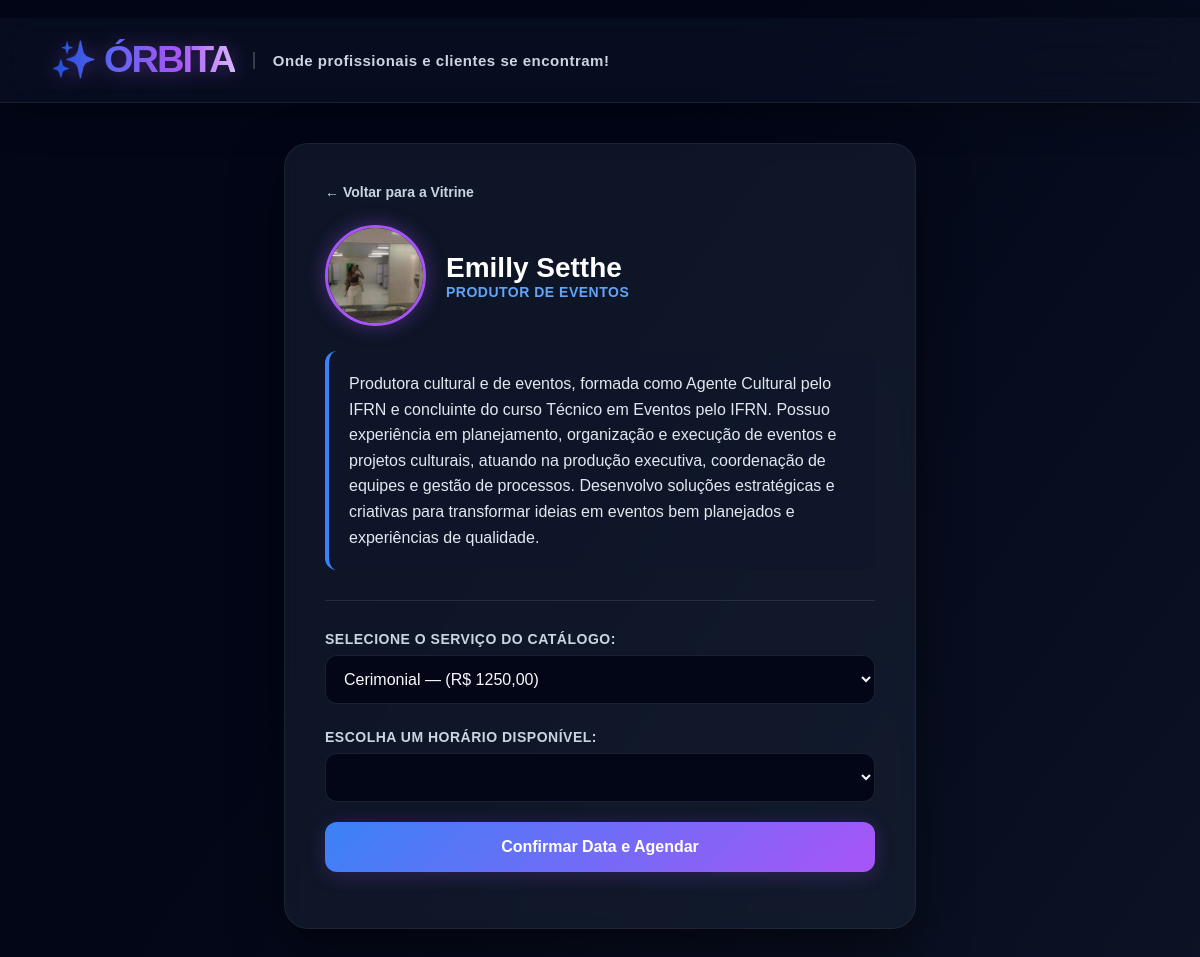
Screenshot of /profissional/2/ with the database file from the repository.
### agenda/models.py (models this page shows, shortened)
class Profissional(models.Model):
    NICHOS = [
        ('FOTO', 'Fotógrafo'),
        ('TRAN', 'Trancista'),
        ('BARB', 'Barbeiro'),
        ('EVEN', 'Produtor de Eventos'),
        ('NAIL', 'Nail Designer'),
        ('SERR', 'Trio Pé de Serra'),
    ]
    nome = models.CharField(max_length=100)
    nicho = models.CharField(max_length=4, choices=NICHOS)
    foto = models.ImageField(upload_to='profissionais/', blank=True, null=True, help_text="Suba a foto do profissional")
    whatsapp = models.CharField(max_length=15, help_text="Ex: 5584999999999")
    bio = models.TextField()

### agenda/views.py (the view, shortened to what this page needs)
# urls.py: path('profissional/<int:profissional_id>/', views.perfil_profissional, name='perfil_profissional'),
def perfil_profissional(request, profissional_id):
    profissional = get_object_or_404(Profissional, pk=profissional_id)
    servicos = profissional.servicos.all()
    horarios = profissional.horarios.filter(disponivel=True) # Mude para profissional se estiver errado
    whatsapp_link = None
    return render(request, 'agenda/perfil.html', {
        'profissional': profissional,
        'servicos': servicos,
        'horarios': horarios,
        'whatsapp_link': whatsapp_link
    })

### agenda/templates/agenda/perfil.html (shortened to what this page needs)
﻿<!DOCTYPE html>
<html lang="pt-br">
<head>
</head>
<body>
    <nav class="navbar">
        <div class="navbar-container">
            <a href="/" class="brand-name">✨ ÓRBITA</a>
            <span class="brand-sub">Onde profissionais e clientes se encontram!</span>
        </div>
    </nav>
<div class="container">
    <a href="/" class="btn-voltar">← Voltar para a Vitrine</a>
    <div class="topo-perfil">
        {% if profissional.foto %}
            <img src="{{ profissional.foto.url }}" alt="Foto de {{ profissional.nome }}" class="perfil-avatar">
        {% else %}
            <div class="perfil-avatar-vazio">👤</div>
        {% endif %}
        <div>
            <h2>{{ profissional.nome }}</h2>
            <span style="color: #60a5fa; font-weight: 700; font-size: 14px; text-transform: uppercase; letter-spacing: 0.5px;">{{ profissional.get_nicho_display }}</span>
        </div>
    </div>
    <p class="bio">{{ profissional.bio }}</p>
    <hr style="border: 0; border-top: 1px solid rgba(255,255,255,0.1); margin: 30px 0;">
    {% if not whatsapp_link %}
    <form method="POST">
        <label>Selecione o Serviço do Catálogo:</label>
        <select name="servico" required>
            {% for s in servicos %}
            <option value="{{ s.id }}">{{ s.nome }} — (R$ {{ s.preco_base }})</option>
            {% endfor %}
        </select>
        <label>Escolha um Horário Disponível:</label>
        <select name="horario" required>
        </select>
        <button type="submit" class="btn-confirmar">Confirmar Data e Agendar</button>
    </form>
    {% endif %}
</div>
</body>
</html>

### agenda/templates/agenda/perfil.html (style rules this page uses)
body { font-family: 'Plus Jakarta Sans', sans-serif; background: linear-gradient(125deg, #020617 10%, #0f172a 30%, #1e1b4b 50%, #311042 75%, #4c0519 100%); background-size: 400% 400%; animation: aurora 20s ease infinite; margin: 0; padding: 0; color: #f8fafc; min-height: 100vh; }
.navbar { background-color: rgba(15, 23, 42, 0.45); padding: 20px 30px; border-bottom: 1px solid rgba(255, 255, 255, 0.08); margin-bottom: 40px; backdrop-filter: blur(20px); -webkit-backdrop-filter: blur(20px); box-shadow: 0 10px 40px rgba(0,0,0,0.3); }
.navbar-container { max-width: 1100px; margin: auto; display: flex; align-items: center; }
.brand-name { font-family: 'Syne', sans-serif; font-size: 38px; font-weight: 800; letter-spacing: -2px; text-decoration: none; text-transform: uppercase; font-style: normal; transform: scaleY(0.95); background: linear-gradient(to right, #1d4ed8 0%, #6366f1 35%, #a855f7 70%, #d8b4fe 100%); -webkit-background-clip: text; background-clip: text; -webkit-text-fill-color: transparent; display: inline-flex; align-items: center; gap: 8px; filter: drop-shadow(0 2px 10px rgba(168, 85, 247, 0.4)); }
.brand-sub { color: #cbd5e1; font-size: 15px; margin-left: 18px; padding-left: 18px; border-left: 2px solid rgba(255,255,255,0.2); font-weight: 700; letter-spacing: 0.5px; }
.container { max-width: 550px; margin: 40px auto; background: rgba(30, 41, 59, 0.45); padding: 40px; border-radius: 24px; box-shadow: 0 20px 50px rgba(0,0,0,0.5); border: 1px solid rgba(255,255,255,0.06); backdrop-filter: blur(10px); -webkit-backdrop-filter: blur(10px); }
.btn-voltar { color: #cbd5e1; text-decoration: none; font-size: 14px; font-weight: 700; display: inline-block; margin-bottom: 25px; }
.topo-perfil { display: flex; align-items: center; gap: 20px; margin-bottom: 25px; }
.perfil-avatar { width: 95px; height: 95px; border-radius: 50%; object-fit: cover; border: 3px solid #a855f7; box-shadow: 0 0 20px rgba(168, 85, 247, 0.4); }
h2 { margin: 0; color: #ffffff; font-size: 28px; font-weight: 700; }
.bio { background: rgba(15, 23, 42, 0.6); padding: 20px; border-left: 4px solid #3b82f6; border-radius: 12px; color: #e2e8f0; line-height: 1.6; }
label { display: block; margin-top: 25px; margin-bottom: 8px; font-weight: bold; color: #cbd5e1; font-size: 14px; text-transform: uppercase; letter-spacing: 0.5px; }
select { width: 100%; padding: 14px; background: #020617; border: 1px solid rgba(255,255,255,0.1); border-radius: 12px; font-size: 16px; color: #f8fafc; outline: none; font-family: inherit; }
.btn-confirmar { width: 100%; padding: 16px; background: linear-gradient(135deg, #3b82f6, #a855f7); color: white; border: none; border-radius: 12px; font-size: 16px; font-weight: bold; cursor: pointer; margin-top: 20px; transition: all 0.2s; box-shadow: 0 4px 20px rgba(168, 85, 247, 0.2); font-family: inherit; }

### rows the page displays
Profissional: foto (picture), nome "Emilly Setthe", nicho "PRODUTOR DE EVENTOS", bio "Produtora cultural e de eventos, formada como Agente Cultural pelo IFRN e concluinte do curso Técnico em Eventos pelo IFRN. Possuo experiência em planejamento, organização e execução de eventos e projetos culturais, atuando na produção executiva, coordenação de equipes e gestão de processos. Desenvolvo soluções estratégicas e criativas para transformar ideias em eventos bem planejados e experiências de qualidade."

### other values shown
form field servico "Cerimonial — (R$ 1250,00)"
